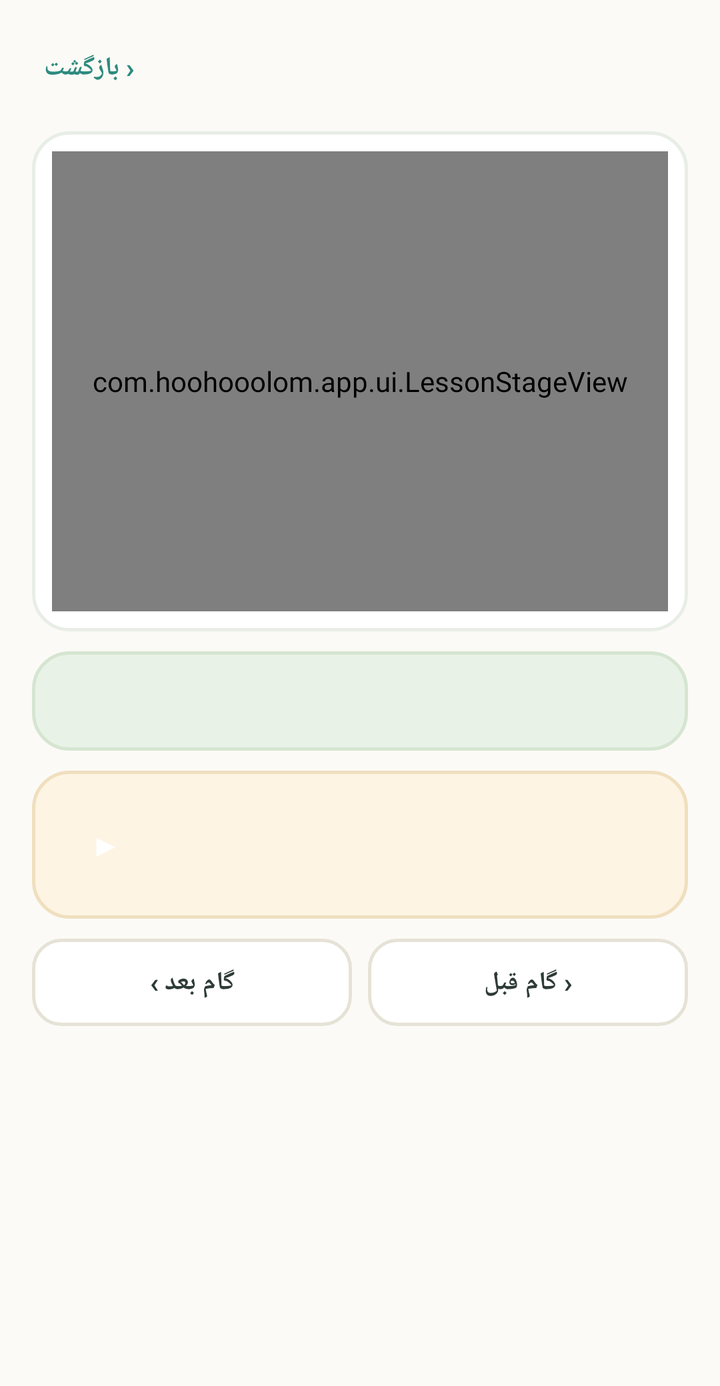
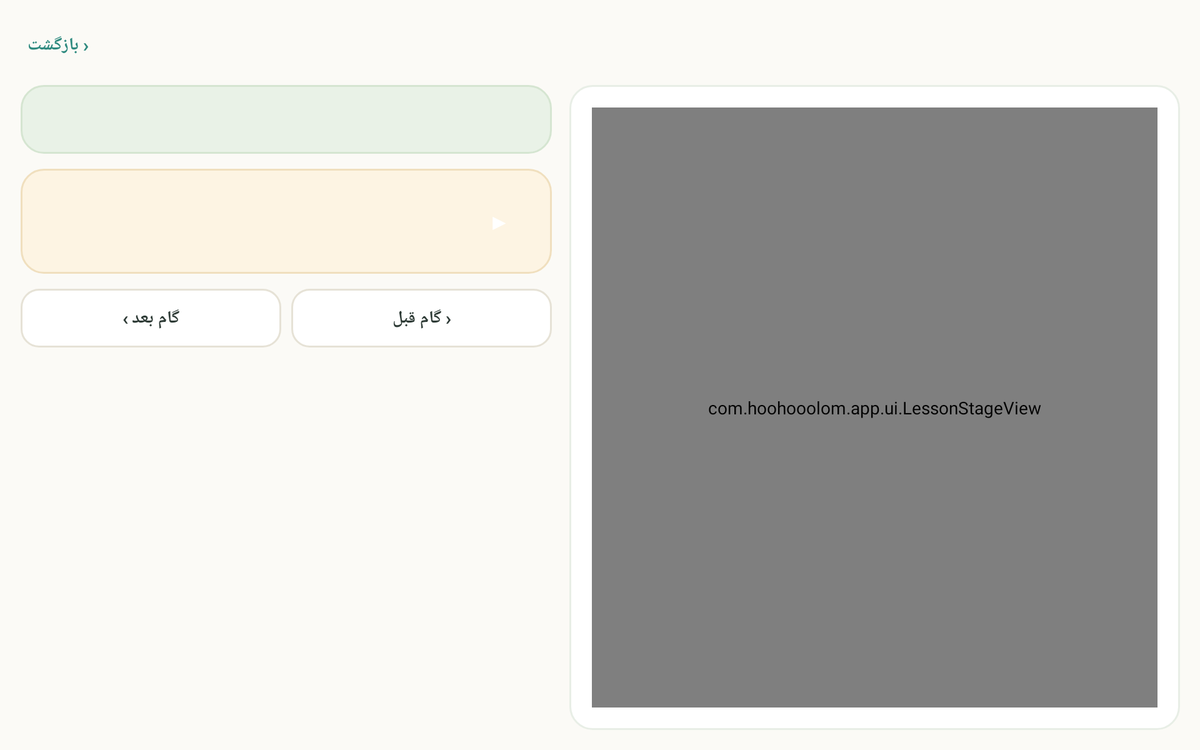

One screen, two layout resources from the same app: the default and the repository's alternative for another configuration. Each is rendered where Android would select it; the XML of both is given below.
<!-- AndroidManifest.xml: application theme Theme.HooHooOlom -->
<!-- res/layout/fragment_lesson.xml -->
<?xml version="1.0" encoding="utf-8"?>
<ScrollView xmlns:android="http://schemas.android.com/apk/res/android"
    android:clipToPadding="false"
    android:paddingBottom="150dp"
    android:layout_width="match_parent"
    android:layout_height="match_parent"
    android:background="@color/bg_card_alt">

    <LinearLayout
        android:layout_width="match_parent"
        android:layout_height="wrap_content"
        android:orientation="vertical"
        android:padding="16dp">

        <LinearLayout
            android:layout_width="match_parent"
            android:layout_height="wrap_content"
            android:orientation="horizontal"
            android:gravity="center_vertical">

            <TextView
                android:id="@+id/lesson_back"
                android:layout_width="wrap_content"
                android:layout_height="wrap_content"
                android:text="‹ بازگشت"
                android:textColor="@color/teal_dark"
                android:textStyle="bold"
                android:padding="6dp"
                android:textSize="13sp" />

            <LinearLayout
                android:layout_width="0dp"
                android:layout_height="wrap_content"
                android:layout_weight="1"
                android:orientation="vertical"
                android:gravity="center">

                <TextView
                    android:id="@+id/lesson_title"
                    android:layout_width="wrap_content"
                    android:layout_height="wrap_content"
                    android:textStyle="bold"
                    android:textSize="14sp"
                    android:textColor="@color/text_primary" />

                <TextView
                    android:id="@+id/lesson_step_count"
                    android:layout_width="wrap_content"
                    android:layout_height="wrap_content"
                    android:layout_marginTop="2dp"
                    android:textSize="11sp"
                    android:textColor="@color/text_muted" />
            </LinearLayout>

            <LinearLayout
                android:id="@+id/lesson_dots"
                android:layout_width="wrap_content"
                android:layout_height="wrap_content"
                android:orientation="horizontal"
                android:gravity="center_vertical" />
        </LinearLayout>

        
        <FrameLayout
            android:id="@+id/lesson_stage_card"
            android:layout_width="match_parent"
            android:layout_height="wrap_content"
            android:layout_marginTop="14dp"
            android:padding="10dp"
            android:background="@drawable/bg_card_white">

            <com.hoohooolom.app.ui.LessonStageView
                android:id="@+id/lesson_stage"
                android:layout_width="match_parent"
                android:layout_height="230dp" />
        </FrameLayout>

        <TextView
            android:id="@+id/lesson_caption"
            android:layout_width="match_parent"
            android:layout_height="wrap_content"
            android:layout_marginTop="10dp"
            android:padding="14dp"
            android:gravity="center"
            android:textSize="16sp"
            android:textStyle="bold"
            android:textColor="@color/text_primary"
            android:background="@drawable/bg_card_teal" />

        
        <LinearLayout
            android:layout_width="match_parent"
            android:layout_height="wrap_content"
            android:orientation="horizontal"
            android:gravity="center_vertical"
            android:layout_marginTop="10dp"
            android:padding="14dp"
            android:background="@drawable/bg_card_orange">

            <TextView
                android:id="@+id/lesson_replay"
                android:layout_width="46dp"
                android:layout_height="46dp"
                android:gravity="center"
                android:text="▶"
                android:textSize="16sp"
                android:textColor="@color/white"
                android:background="@drawable/bg_circle_teal" />

            <LinearLayout
                android:layout_width="0dp"
                android:layout_height="wrap_content"
                android:layout_weight="1"
                android:layout_marginStart="12dp"
                android:orientation="vertical">

                <TextView
                    android:id="@+id/lesson_phase"
                    android:layout_width="wrap_content"
                    android:layout_height="wrap_content"
                    android:textSize="11sp"
                    android:textStyle="bold"
                    android:textColor="@color/orange_text" />

                <TextView
                    android:id="@+id/lesson_say"
                    android:layout_width="match_parent"
                    android:layout_height="wrap_content"
                    android:layout_marginTop="4dp"
                    android:textSize="14.5sp"
                    android:lineSpacingExtra="6dp"
                    android:textColor="@color/text_primary" />
            </LinearLayout>
        </LinearLayout>

        
        <LinearLayout
            android:layout_width="match_parent"
            android:layout_height="wrap_content"
            android:orientation="horizontal"
            android:layoutDirection="rtl"
            android:layout_marginTop="10dp">

            <TextView
                android:id="@+id/lesson_prev"
                android:layout_width="0dp"
                android:layout_height="wrap_content"
                android:layout_weight="1"
                android:layout_marginEnd="8dp"
                android:gravity="center"
                android:padding="13dp"
                android:text="‹ گام قبل"
                android:textSize="13sp"
                android:textStyle="bold"
                android:textColor="@color/text_primary"
                android:background="@drawable/bg_help_button" />

            <TextView
                android:id="@+id/lesson_next"
                android:layout_width="0dp"
                android:layout_height="wrap_content"
                android:layout_weight="1"
                android:gravity="center"
                android:padding="13dp"
                android:text="گام بعد ›"
                android:textSize="13sp"
                android:textStyle="bold"
                android:textColor="@color/text_primary"
                android:background="@drawable/bg_help_button" />
        </LinearLayout>

        <LinearLayout
            android:id="@+id/lesson_content"
            android:layout_width="match_parent"
            android:layout_height="wrap_content"
            android:orientation="vertical"
            android:gravity="center_horizontal"
            android:layout_marginTop="14dp" />

    </LinearLayout>
</ScrollView>
<!-- resources referenced by this layout -->
<resources>
  <color name="bg_card_alt">#FBFAF6</color>
  <color name="orange_text">#A4700F</color>
  <color name="teal_dark">#2E8A7F</color>
  <color name="text_muted">#7A8A83</color>
  <color name="text_primary">#2E3B36</color>
  <color name="white">#FFFFFF</color>
  <!-- drawable bg_card_orange (drawable) -->
  <?xml version="1.0" encoding="utf-8"?>
  <shape xmlns:android="http://schemas.android.com/apk/res/android" android:shape="rectangle">
      <solid android:color="@color/orange_bg" />
      <corners android:radius="18dp" />
      <stroke android:width="1.5dp" android:color="@color/orange_border" />
  </shape>
  <!-- drawable bg_card_teal (drawable) -->
  <?xml version="1.0" encoding="utf-8"?>
  <shape xmlns:android="http://schemas.android.com/apk/res/android" android:shape="rectangle">
      <solid android:color="@color/teal_bg" />
      <corners android:radius="18dp" />
      <stroke android:width="1.5dp" android:color="@color/teal_border" />
  </shape>
  <!-- drawable bg_card_white (drawable) -->
  <?xml version="1.0" encoding="utf-8"?>
  <shape xmlns:android="http://schemas.android.com/apk/res/android" android:shape="rectangle">
      <solid android:color="@color/bg_card" />
      <corners android:radius="18dp" />
      <stroke android:width="1.5dp" android:color="@color/border_green" />
  </shape>
  <!-- drawable bg_help_button (drawable) -->
  <?xml version="1.0" encoding="utf-8"?>
  <shape xmlns:android="http://schemas.android.com/apk/res/android" android:shape="rectangle">
      <solid android:color="@color/bg_card" />
      <corners android:radius="14dp" />
      <stroke android:width="1.5dp" android:color="@color/border_input" />
  </shape>
  <style name="Theme.HooHooOlom" parent="Theme.MaterialComponents.DayNight.NoActionBar">
          <item name="colorPrimary">@color/teal</item>
          <item name="colorPrimaryDark">@color/teal_dark</item>
          <item name="colorAccent">@color/orange</item>
          <item name="android:windowBackground">@color/bg_page</item>
          <item name="android:statusBarColor">@color/bg_page</item>
          <item name="android:windowLightStatusBar">true</item>
          <item name="android:fontFamily">@font/vazirmatn</item>
          <item name="fontFamily">@font/vazirmatn</item>
          <item name="android:textViewStyle">@style/HooHooTextView</item>
          <item name="android:buttonStyle">@style/HooHooButton</item>
          <item name="materialButtonStyle">@style/HooHooButton</item>
      </style>
  <color name="orange_bg">#FDF4E3</color>
  <color name="orange_border">#F0DFBE</color>
  <color name="teal_bg">#E9F2E7</color>
  <color name="teal_border">#D5E5D1</color>
  <color name="bg_card">#FFFFFF</color>
  <color name="border_green">#E8EEE6</color>
  <color name="border_input">#E6E2D6</color>
  <color name="teal">#3AA79A</color>
  <color name="orange">#E8973A</color>
  <color name="bg_page">#F2EFE6</color>
  <style name="HooHooTextView" parent="android:Widget.TextView">
          <item name="android:fontFamily">@font/vazirmatn</item>
      </style>
  <style name="HooHooButton" parent="Widget.MaterialComponents.Button">
          <item name="android:fontFamily">@font/vazirmatn</item>
      </style>
</resources>
<!-- res/layout-sw600dp-land/fragment_lesson.xml (the repository's variant of the layout above) -->
<!-- drawn on a 7-inch tablet turned sideways -->
<?xml version="1.0" encoding="utf-8"?>
<LinearLayout xmlns:android="http://schemas.android.com/apk/res/android"
    android:layout_width="match_parent"
    android:layout_height="match_parent"
    android:orientation="vertical"
    android:padding="16dp"
    android:background="@color/bg_card_alt">

    <LinearLayout
        android:layout_width="match_parent"
        android:layout_height="wrap_content"
        android:orientation="horizontal"
        android:gravity="center_vertical">

        <TextView
            android:id="@+id/lesson_back"
            android:layout_width="wrap_content"
            android:layout_height="wrap_content"
            android:text="‹ بازگشت"
            android:textColor="@color/teal_dark"
            android:textStyle="bold"
            android:padding="6dp"
            android:textSize="14sp" />

        <LinearLayout
            android:layout_width="0dp"
            android:layout_height="wrap_content"
            android:layout_weight="1"
            android:orientation="vertical"
            android:gravity="center">

            <TextView
                android:id="@+id/lesson_title"
                android:layout_width="wrap_content"
                android:layout_height="wrap_content"
                android:textStyle="bold"
                android:textSize="16sp"
                android:textColor="@color/text_primary" />

            <TextView
                android:id="@+id/lesson_step_count"
                android:layout_width="wrap_content"
                android:layout_height="wrap_content"
                android:layout_marginTop="2dp"
                android:textSize="12sp"
                android:textColor="@color/text_muted" />
        </LinearLayout>

        <LinearLayout
            android:id="@+id/lesson_dots"
            android:layout_width="wrap_content"
            android:layout_height="wrap_content"
            android:orientation="horizontal"
            android:gravity="center_vertical" />
    </LinearLayout>

    <LinearLayout
        android:layout_width="match_parent"
        android:layout_height="0dp"
        android:layout_weight="1"
        android:layout_marginTop="12dp"
        android:layoutDirection="rtl"
        android:orientation="horizontal">

    <FrameLayout
        android:id="@+id/lesson_stage_card"
        android:layout_width="0dp"
        android:layout_height="match_parent"
        android:layout_weight="1.15"
        android:layout_marginEnd="14dp"
        android:padding="18dp"
        android:background="@drawable/bg_card_white">

        <com.hoohooolom.app.ui.LessonStageView
            android:id="@+id/lesson_stage"
            android:layout_width="match_parent"
            android:layout_height="match_parent" />
    </FrameLayout>

        <ScrollView
            android:layout_width="0dp"
            android:layout_height="match_parent"
            android:layout_weight="1"
            android:layoutDirection="rtl"
            android:fillViewport="true"
            android:scrollbars="none">

            <LinearLayout
                android:layout_width="match_parent"
                android:layout_height="wrap_content"
                android:orientation="vertical">

        <TextView
            android:id="@+id/lesson_caption"
            android:layout_width="match_parent"
            android:layout_height="wrap_content"
            android:padding="16dp"
            android:gravity="center"
            android:textSize="17sp"
            android:textStyle="bold"
            android:textColor="@color/text_primary"
            android:background="@drawable/bg_card_teal" />

        <LinearLayout
            android:layout_width="match_parent"
            android:layout_height="wrap_content"
            android:orientation="horizontal"
            android:gravity="center_vertical"
            android:layout_marginTop="12dp"
            android:padding="16dp"
            android:background="@drawable/bg_card_orange">

            <TextView
                android:id="@+id/lesson_replay"
                android:layout_width="52dp"
                android:layout_height="52dp"
                android:gravity="center"
                android:text="▶"
                android:textSize="18sp"
                android:textColor="@color/white"
                android:background="@drawable/bg_circle_teal" />

            <LinearLayout
                android:layout_width="0dp"
                android:layout_height="wrap_content"
                android:layout_weight="1"
                android:layout_marginStart="14dp"
                android:orientation="vertical">

                <TextView
                    android:id="@+id/lesson_phase"
                    android:layout_width="wrap_content"
                    android:layout_height="wrap_content"
                    android:textSize="12.5sp"
                    android:textStyle="bold"
                    android:textColor="@color/orange_text" />

                <TextView
                    android:id="@+id/lesson_say"
                    android:layout_width="match_parent"
                    android:layout_height="wrap_content"
                    android:layout_marginTop="4dp"
                    android:textSize="16sp"
                    android:lineSpacingExtra="6dp"
                    android:textColor="@color/text_primary" />
            </LinearLayout>
        </LinearLayout>

        <LinearLayout
            android:layout_width="match_parent"
            android:layout_height="wrap_content"
            android:orientation="horizontal"
            android:layoutDirection="rtl"
            android:layout_marginTop="12dp">

            <TextView
                android:id="@+id/lesson_prev"
                android:layout_width="0dp"
                android:layout_height="wrap_content"
                android:layout_weight="1"
                android:layout_marginEnd="8dp"
                android:gravity="center"
                android:padding="14dp"
                android:text="‹ گام قبل"
                android:textSize="14sp"
                android:textStyle="bold"
                android:textColor="@color/text_primary"
                android:background="@drawable/bg_help_button" />

            <TextView
                android:id="@+id/lesson_next"
                android:layout_width="0dp"
                android:layout_height="wrap_content"
                android:layout_weight="1"
                android:gravity="center"
                android:padding="14dp"
                android:text="گام بعد ›"
                android:textSize="14sp"
                android:textStyle="bold"
                android:textColor="@color/text_primary"
                android:background="@drawable/bg_help_button" />
        </LinearLayout>

        <LinearLayout
            android:id="@+id/lesson_content"
            android:layout_width="match_parent"
            android:layout_height="wrap_content"
            android:orientation="vertical"
            android:gravity="center_horizontal"
            android:layout_marginTop="16dp" />

            </LinearLayout>
        </ScrollView>
    </LinearLayout>
</LinearLayout>
